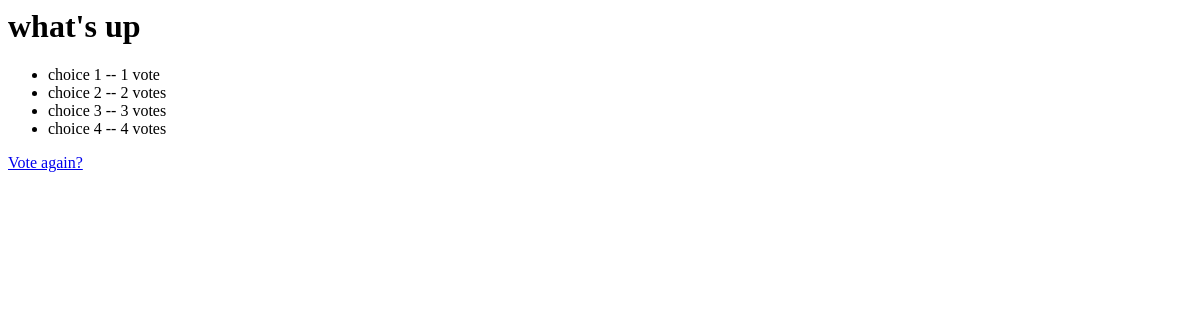
The app's page /polls/1/results/, older data.
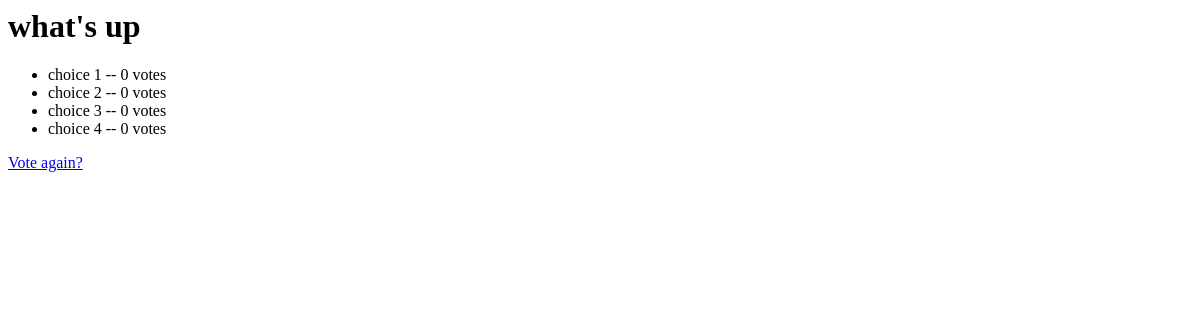
The same page, newer data.
### polls/models.py (models this page shows, shortened)
class Question(models.Model):
    question_text = models.CharField(max_length=200)
    pub_date = models.DateTimeField('date_published')
    def was_published_recently(self):
        return self.pub_date >= timezone.now() - datetime.timedelta(days=1)
    was_published_recently.admin_order_field = 'pub_date'
    was_published_recently.boolean = True
    was_published_recently.short_description = 'Published recently?'

class Choice(models.Model):
    question = models.ForeignKey(Question)
    choice_text = models.CharField(max_length=200)
    votes = models.IntegerField(default=0)

### polls/views.py (the view)
# urls.py: url(r'^(?P<pk>\d+)/results/$', views.ResultsView.as_view(), name='results'),
class ResultsView(generic.DetailView):
    model = Question
    template_name = 'polls/results.html'

### polls/templates/polls/results.html
<h1>{{ question.question_text }}</h1>
<ul>
    {% for choice in question.choice_set.all %}
        <li>{{ choice.choice_text }} -- {{ choice.votes }} vote{{ choice.votes|pluralize }}</li>
    {% endfor %}
</ul>
<a href="{% url 'polls:detail' question.id %}">Vote again?</a>

Row changes from the older to the newer data that the page shows:
changed Choice "choice 1": votes "1" → "0"
changed Choice "choice 2": votes "2" → "0"
changed Choice "choice 3": votes "3" → "0"
changed Choice "choice 4": votes "4" → "0"
